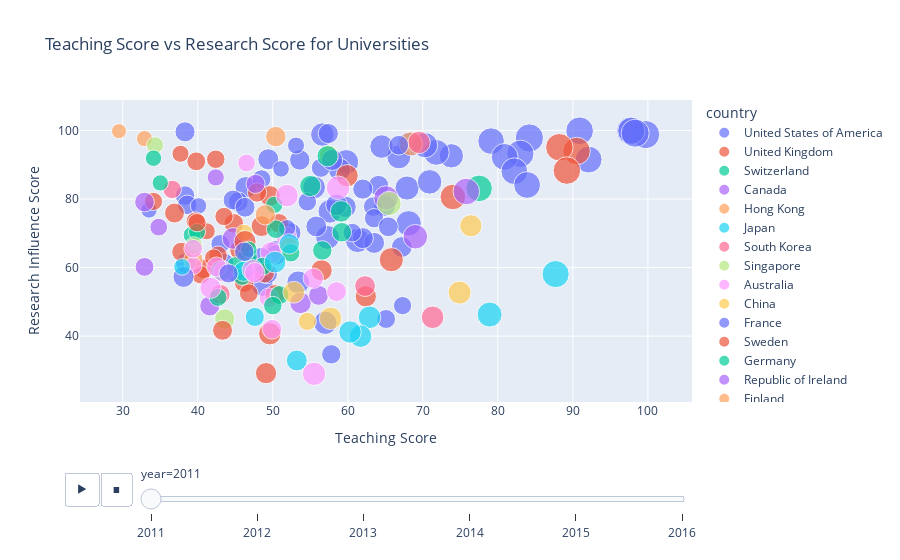

The cell this chart's notebook holds for it:
### Code cell
configure_plotly_browser_state()

fig = px.scatter(
    uni_df,
    x='teaching',
    y='citations',
    color='country',
    size='research',
    hover_name='university_name',
    hover_data=['world_rank', 'year'],
    title='Teaching Score vs Research Score for Universities from 2011 to 2016',
    labels={'citations': 'Research Influence Score', 'teaching': 'Teaching Score'},
    animation_frame='year'
)

fig.show()

### Figure 1 — Plotly figure (JSON) as saved in the notebook; plotly's stock layout.template omitted (floating-point values rounded to 4 significant figures; data arrays with more than 128 entries replaced by an {"elided": "..."} marker saying what was removed)
{"data": [{"customdata": {"elided": "72x2 mixed values"}, "hovertemplate": "<b>%{hovertext}</b><br><br>country=United States of America<br>year=%{customdata[1]}<br>Teaching Score=%{x}<br>Research Influence Score=%{y}<br>research=%{marker.size}<br>world_rank=%{customdata[0]}<extra></extra>", "hovertext": ["Harvard University", "California Institute of Technology", "Massachusetts Institute of Technology", "Stanford University", "Princeton University", "University of California, Berkeley", "Yale University", "University of California, Los Angeles", "University of Chicago", "Johns Hopkins University", "Cornell University", "University of Michigan", "Columbia University", "University of Pennsylvania", "Carnegie Mellon University", "University of Washington", "Duke University", "Northwestern University", "Georgia Institute of Technology", "University of California, Santa Barbara", "University of North Carolina at Chapel Hill", "University of California, San Diego", "University of Illinois at Urbana-Champaign", "Washington University in St Louis", "University of Wisconsin", "Rice University", "University of California, Irvine", "Vanderbilt University", "University of Minnesota", "Tufts University", "University of California, Davis", "Brown University", "University of Massachusetts", "Boston University", "New York University", "Emory University", "University of Notre Dame", "University of Pittsburgh", "Case Western Reserve University", "Ohio State University", "University of Colorado Boulder", "University of California, Santa Cruz", "Yeshiva University", "University of Virginia", "University of Southern California", "William & Mary", "Stony Brook University", "University of Utah", "Wake Forest University", "George Washington University", "University of Arizona", "University of Maryland, College Park", "Dartmouth College", "Rensselaer Polytechnic Institute", "Rutgers, the State University of New Jersey", "Purdue University", "Pennsylvania State University", "University of Hawai’i at Mānoa", "University of California, Riverside", "Michigan State University", "University of Iowa", "Indiana University", "Iowa State University", "Georgia Health Sciences University", "University of Delaware", "Arizona State University", "Boston College", "Georgetown University", "Drexel University", "University of Cincinnati", "Kent State University", "University of Illinois at Chicago"], "legendgroup": "United States of America", "marker": {"color": "#636efa", "size": [98.7, 98, 91.4, 98.1, 95.4, 99.3, 89.7, 92.9, 87.9, 89.2, 88.8, 89.1, 73.8, 82.7, 79.3, 77.1, 71.5, 68.8, 72.6, 68, 75.1, 76.3, 80.9, 63, 64.6, 50.6, 54.7, 59.5, 69.1, 52.3, 70.7, 57, 72.6, 51.9, 50.7, 48.4, 45.1, 58.3, 53.8, 54.9, 58.1, 50.4, 46.7, 55.4, 48.7, 36.1, 43.6, 54.2, 42.9, 43.1, 52.2, 48.6, 49.2, 54.6, 64.7, 67.8, 49.2, 47.6, 47.4, 52.7, 59.8, 42.5, 49.6, 41.7, 51.9, 44.1, 33.6, 44.7, 35.9, 40.4, 33.3, 46.8], "sizemode": "area", "sizeref": 0.2485, "symbol": "circle"}, "mode": "markers", "name": "United States of America", "orientation": "v", "showlegend": true, "x": [99.7, 97.7, 97.8, 98.3, 90.9, 84.2, 92.1, 83, 79.1, 80.9, 82.2, 83.9, 73.8, 71.8, 70.3, 68.2, 66.8, 64.5, 67.9, 56.6, 70.9, 59.8, 68.1, 58.9, 55.5, 57.4, 49.4, 64.9, 57.6, 64.1, 57.3, 59.7, 61.3, 53.6, 62, 63.4, 56.4, 58.5, 67.2, 63.5, 46.4, 38.3, 63.5, 62, 65.4, 53.1, 48.5, 55.8, 54.6, 60.6, 52.4, 45.4, 44.7, 50.5, 53.4, 57, 46.3, 38.3, 38.6, 50.4, 48.6, 48.5, 49.3, 67.3, 38.4, 43, 40.1, 65.1, 45, 43.6, 33.5, 57.8], "xaxis": "x", "y": [98.8, 99.9, 99.9, 99.2, 99.9, 97.8, 91.5, 93.2, 96.9, 92.3, 88.1, 84.1, 92.6, 93.6, 95.7, 95.9, 92.3, 95.3, 83.2, 98.8, 85, 90.8, 72.9, 88.6, 83.4, 99.1, 91.6, 78.1, 76.4, 83.9, 68.8, 77.7, 67.9, 91.4, 82.9, 77.8, 89.1, 78.3, 66, 67.2, 83.4, 99.6, 74.4, 68.6, 71.9, 95.6, 85.8, 72, 79.2, 70.2, 70.1, 79.2, 79.7, 64.9, 55.7, 43.9, 77.6, 81, 78.3, 63.7, 54.8, 63.2, 58.2, 48.9, 61.3, 66.9, 78, 45, 58.2, 61.5, 76.8, 34.7], "yaxis": "y", "type": "scatter"}, {"customdata": [["6", 2011], ["6", 2011], ["9", 2011], ["22", 2011], ["40", 2011], ["68", 2011], ["77", 2011], ["79", 2011], ["81", 2011], ["85", 2011], ["86", 2011], ["87", 2011], ["88", 2011], ["90", 2011], ["103", 2011], ["120", 2011], ["124", 2011], ["128", 2011], ["137", 2011], ["140", 2011], ["145", 2011], ["149", 2011], ["152", 2011], ["152", 2011], ["165", 2011], ["168", 2011], ["174", 2011], ["174", 2011], ["184", 2011]], "hovertemplate": "<b>%{hovertext}</b><br><br>country=United Kingdom<br>year=%{customdata[1]}<br>Teaching Score=%{x}<br>Research Influence Score=%{y}<br>research=%{marker.size}<br>world_rank=%{customdata[0]}<extra></extra>", "hovertext": ["University of Cambridge", "University of Oxford", "Imperial College London", "University College London", "University of Edinburgh", "University of Bristol", "King’s College London", "University of Sussex", "University of York", "Durham University", "London School of Economics and Political Science", "University of Manchester", "Royal Holloway, University of London", "University of Southampton", "University of St Andrews", "Queen Mary University of London", "Lancaster University", "University of Glasgow", "University of Sheffield", "University of Dundee", "University of Birmingham", "University of Aberdeen", "Birkbeck, University of London", "Newcastle University", "University of Liverpool", "University of Leeds", "University of East Anglia", "University of Nottingham", "University of Exeter"], "legendgroup": "United Kingdom", "marker": {"color": "#EF553B", "size": [94.1, 93.9, 94.5, 81.6, 61.9, 53.1, 54.5, 42.4, 46.2, 44.1, 56.2, 56.2, 36.2, 47.8, 47.7, 44.1, 41.9, 50.3, 49.2, 41, 50.7, 45.2, 35.8, 42.8, 47.8, 48, 40.4, 44.1, 42.5], "sizemode": "area", "sizeref": 0.2485, "symbol": "circle"}, "mode": "markers", "name": "United Kingdom", "orientation": "v", "showlegend": true, "x": [90.5, 88.2, 89.2, 74, 59.9, 49.6, 48.5, 42.4, 47.9, 39.8, 62.4, 56.5, 37.7, 50.8, 44.8, 39.7, 43.5, 45.6, 48.9, 34.1, 50.3, 37.8, 41.2, 42.7, 40.8, 46.2, 42.1, 46.8, 40.4], "xaxis": "x", "y": [94, 95.1, 88.3, 80.6, 86.8, 80.9, 72.1, 91.6, 81.9, 91, 51.6, 59.2, 93.2, 72.9, 72.9, 73.5, 74.9, 65.1, 58.4, 79.3, 52.1, 64.6, 70.6, 63.6, 59.6, 55.6, 62.8, 52.5, 57.9], "yaxis": "y", "type": "scatter"}, {"customdata": [["15", 2011], ["48", 2011], ["90", 2011], ["95", 2011], ["118", 2011], ["136", 2011]], "hovertemplate": "<b>%{hovertext}</b><br><br>country=Switzerland<br>year=%{customdata[1]}<br>Teaching Score=%{x}<br>Research Influence Score=%{y}<br>research=%{marker.size}<br>world_rank=%{customdata[0]}<extra></extra>", "hovertext": ["ETH Zurich – Swiss Federal Institute of Technology Zurich", "École Polytechnique Fédérale de Lausanne", "University of Zurich", "University of Basel", "University of Geneva", "University of Lausanne"], "legendgroup": "Switzerland", "marker": {"color": "#00cc96", "size": [87.8, 56.1, 47, 37.1, 49.7, 50.5], "sizemode": "area", "sizeref": 0.2485, "symbol": "circle"}, "mode": "markers", "name": "Switzerland", "orientation": "v", "showlegend": true, "x": [77.5, 55, 56.6, 50.2, 46.6, 43.1], "xaxis": "x", "y": [83.1, 83.8, 65, 78.3, 63.1, 59.1], "yaxis": "y", "type": "scatter"}, {"customdata": [["17", 2011], ["30", 2011], ["35", 2011], ["93", 2011], ["127", 2011], ["130", 2011], ["138", 2011], ["193", 2011], ["199", 2011]], "hovertemplate": "<b>%{hovertext}</b><br><br>country=Canada<br>year=%{customdata[1]}<br>Teaching Score=%{x}<br>Research Influence Score=%{y}<br>research=%{marker.size}<br>world_rank=%{customdata[0]}<extra></extra>", "hovertext": ["University of Toronto", "University of British Columbia", "McGill University", "McMaster University", "University of Alberta", "University of Victoria", "University of Montreal", "Dalhousie University", "Simon Fraser University"], "legendgroup": "Canada", "marker": {"color": "#ab63fa", "size": [87.9, 74.8, 74.9, 58.7, 58, 48.3, 49.4, 50.2, 44.2], "sizemode": "area", "sizeref": 0.2485, "symbol": "circle"}, "mode": "markers", "name": "Canada", "orientation": "v", "showlegend": true, "x": [75.8, 65.1, 69, 44.7, 53.7, 32.9, 56.1, 41.6, 32.9], "xaxis": "x", "y": [82.2, 80.3, 69, 68.5, 49.7, 79.1, 51.9, 48.8, 60.2], "yaxis": "y", "type": "scatter"}, {"customdata": [["21", 2011], ["41", 2011], ["111", 2011], ["149", 2011]], "hovertemplate": "<b>%{hovertext}</b><br><br>country=Hong Kong<br>year=%{customdata[1]}<br>Teaching Score=%{x}<br>Research Influence Score=%{y}<br>research=%{marker.size}<br>world_rank=%{customdata[0]}<extra></extra>", "hovertext": ["University of Hong Kong", "Hong Kong University of Science and Technology", "Hong Kong Baptist University", "Hong Kong Polytechnic University"], "legendgroup": "Hong Kong", "marker": {"color": "#FFA15A", "size": [71.4, 51.8, 32.5, 45.7], "sizemode": "area", "sizeref": 0.2485, "symbol": "circle"}, "mode": "markers", "name": "Hong Kong", "orientation": "v", "showlegend": true, "x": [68.4, 50.4, 32.9, 39.4], "xaxis": "x", "y": [96.1, 98.2, 97.6, 62.4], "yaxis": "y", "type": "scatter"}, {"customdata": [["26", 2011], ["57", 2011], ["112", 2011], ["130", 2011], ["132", 2011]], "hovertemplate": "<b>%{hovertext}</b><br><br>country=Japan<br>year=%{customdata[1]}<br>Teaching Score=%{x}<br>Research Influence Score=%{y}<br>research=%{marker.size}<br>world_rank=%{customdata[0]}<extra></extra>", "hovertext": ["University of Tokyo", "Kyoto University", "Tokyo Institute of Technology", "Osaka University", "Tohoku University"], "legendgroup": "Japan", "marker": {"color": "#19d3f3", "size": [91.9, 77.7, 63.4, 63.4, 62.5], "sizemode": "area", "sizeref": 0.2485, "symbol": "circle"}, "mode": "markers", "name": "Japan", "orientation": "v", "showlegend": true, "x": [87.7, 78.9, 62.9, 61.7, 60.3], "xaxis": "x", "y": [58.1, 46.3, 45.5, 40, 41.2], "yaxis": "y", "type": "scatter"}, {"customdata": [["28", 2011], ["79", 2011], ["109", 2011], ["190", 2011]], "hovertemplate": "<b>%{hovertext}</b><br><br>country=South Korea<br>year=%{customdata[1]}<br>Teaching Score=%{x}<br>Research Influence Score=%{y}<br>research=%{marker.size}<br>world_rank=%{customdata[0]}<extra></extra>", "hovertext": ["Pohang University of Science and Technology", "Korea Advanced Institute of Science and Technology (KAIST)", "Seoul National University", "Yonsei University"], "legendgroup": "South Korea", "marker": {"color": "#FF6692", "size": [62.5, 63.4, 54.1, 48.7], "sizemode": "area", "sizeref": 0.2485, "symbol": "circle"}, "mode": "markers", "name": "South Korea", "orientation": "v", "showlegend": true, "x": [69.5, 71.3, 62.3, 43], "xaxis": "x", "y": [96.5, 45.5, 54.6, 52.2], "yaxis": "y", "type": "scatter"}, {"customdata": [["34", 2011], ["174", 2011]], "hovertemplate": "<b>%{hovertext}</b><br><br>country=Singapore<br>year=%{customdata[1]}<br>Teaching Score=%{x}<br>Research Influence Score=%{y}<br>research=%{marker.size}<br>world_rank=%{customdata[0]}<extra></extra>", "hovertext": ["National University of Singapore", "Nanyang Technological University"], "legendgroup": "Singapore", "marker": {"color": "#B6E880", "size": [72.6, 51.7], "sizemode": "area", "sizeref": 0.2485, "symbol": "circle"}, "mode": "markers", "name": "Singapore", "orientation": "v", "showlegend": true, "x": [65.5, 43.6], "xaxis": "x", "y": [78.7, 45], "yaxis": "y", "type": "scatter"}, {"customdata": [["36", 2011], ["43", 2011], ["71", 2011], ["73", 2011], ["81", 2011], ["152", 2011], ["178", 2011]], "hovertemplate": "<b>%{hovertext}</b><br><br>country=Australia<br>year=%{customdata[1]}<br>Teaching Score=%{x}<br>Research Influence Score=%{y}<br>research=%{marker.size}<br>world_rank=%{customdata[0]}<extra></extra>", "hovertext": ["University of Melbourne", "Australian National University", "University of Sydney", "University of Adelaide", "The University of Queensland", "University of New South Wales", "Monash University"], "legendgroup": "Australia", "marker": {"color": "#FF97FF", "size": [69.2, 62.4, 61.9, 38.8, 53.4, 48.9, 38.8], "sizemode": "area", "sizeref": 0.2485, "symbol": "circle"}, "mode": "markers", "name": "Australia", "orientation": "v", "showlegend": true, "x": [58.7, 51.9, 49.8, 46.5, 51.8, 49.5, 39.4], "xaxis": "x", "y": [83.3, 81, 64.3, 90.5, 69, 51.2, 60.5], "yaxis": "y", "type": "scatter"}, {"customdata": [["37", 2011], ["49", 2011], ["58", 2011], ["120", 2011], ["171", 2011], ["197", 2011]], "hovertemplate": "<b>%{hovertext}</b><br><br>country=China<br>year=%{customdata[1]}<br>Teaching Score=%{x}<br>Research Influence Score=%{y}<br>research=%{marker.size}<br>world_rank=%{customdata[0]}<extra></extra>", "hovertext": ["Peking University", "University of Science and Technology of China", "Tsinghua University", "Nanjing University", "Sun Yat-sen University", "Zhejiang University"], "legendgroup": "China", "marker": {"color": "#FECB52", "size": [61.3, 48.6, 66.6, 46.2, 34.7, 41.3], "sizemode": "area", "sizeref": 0.2485, "symbol": "circle"}, "mode": "markers", "name": "China", "orientation": "v", "showlegend": true, "x": [76.4, 57.5, 74.9, 52.2, 46.2, 54.6], "xaxis": "x", "y": [72.2, 92.7, 52.7, 66, 70.2, 44.3], "yaxis": "y", "type": "scatter"}, {"customdata": [["39", 2011], ["42", 2011], ["100", 2011], ["140", 2011]], "hovertemplate": "<b>%{hovertext}</b><br><br>country=France<br>year=%{customdata[1]}<br>Teaching Score=%{x}<br>Research Influence Score=%{y}<br>research=%{marker.size}<br>world_rank=%{customdata[0]}<extra></extra>", "hovertext": ["École Polytechnique", "École Normale Supérieure", "École Normale Supérieure de Lyon", "Pierre and Marie Curie University"], "legendgroup": "France", "marker": {"color": "#636efa", "size": [56.1, 48.2, 34.4, 37.2], "sizemode": "area", "sizeref": 0.2485, "symbol": "circle"}, "mode": "markers", "name": "France", "orientation": "v", "showlegend": true, "x": [57.9, 66.8, 51.1, 51.9], "xaxis": "x", "y": [91.4, 95.7, 88.8, 71.5], "yaxis": "y", "type": "scatter"}, {"customdata": [["43", 2011], ["89", 2011], ["129", 2011], ["147", 2011], ["193", 2011], ["199", 2011]], "hovertemplate": "<b>%{hovertext}</b><br><br>country=Sweden<br>year=%{customdata[1]}<br>Teaching Score=%{x}<br>Research Influence Score=%{y}<br>research=%{marker.size}<br>world_rank=%{customdata[0]}<extra></extra>", "hovertext": ["Karolinska Institute", "Lund University", "Stockholm University", "Uppsala University", "KTH Royal Institute of Technology", "Swedish University of Agricultural Sciences"], "legendgroup": "Sweden", "marker": {"color": "#EF553B", "size": [72.7, 60.8, 49.2, 62.2, 56.2, 49.5], "sizemode": "area", "sizeref": 0.2485, "symbol": "circle"}, "mode": "markers", "name": "Sweden", "orientation": "v", "showlegend": true, "x": [65.8, 46.3, 36.9, 49.6, 49.1, 43.3], "xaxis": "x", "y": [62.3, 67.6, 75.9, 40.7, 29.2, 41.7], "yaxis": "y", "type": "scatter"}, {"customdata": [["43", 2011], ["61", 2011], ["83", 2011], ["101", 2011], ["132", 2011], ["168", 2011], ["172", 2011], ["173", 2011], ["178", 2011], ["178", 2011], ["182", 2011], ["186", 2011], ["187", 2011], ["189", 2011]], "hovertemplate": "<b>%{hovertext}</b><br><br>country=Germany<br>year=%{customdata[1]}<br>Teaching Score=%{x}<br>Research Influence Score=%{y}<br>research=%{marker.size}<br>world_rank=%{customdata[0]}<extra></extra>", "hovertext": ["University of Göttingen", "LMU Munich", "Heidelberg University", "Technical University of Munich", "University of Freiburg", "University of Würzburg", "Goethe University Frankfurt", "Bielefeld University", "Humboldt University of Berlin", "University of Bonn", "RWTH Aachen University", "University of Konstanz", "Karlsruhe Institute of Technology", "University of Tübingen"], "legendgroup": "Germany", "marker": {"color": "#00cc96", "size": [55.9, 57.5, 47.5, 43.2, 41.4, 40.9, 37.3, 35.7, 44.5, 33.8, 42.5, 40.1, 35.4, 36.3], "sizemode": "area", "sizeref": 0.2485, "symbol": "circle"}, "mode": "markers", "name": "Germany", "orientation": "v", "showlegend": true, "x": [57.3, 59.1, 59.2, 50.4, 52.4, 48.7, 39.2, 39.9, 50.9, 46.8, 50, 42.7, 45, 45.9], "xaxis": "x", "y": [92.5, 76.4, 70.3, 71.2, 64.3, 60.4, 69.5, 70.4, 52, 65.3, 48.9, 51.3, 60.7, 57.3], "yaxis": "y", "type": "scatter"}, {"customdata": [["76", 2011], ["94", 2011]], "hovertemplate": "<b>%{hovertext}</b><br><br>country=Republic of Ireland<br>year=%{customdata[1]}<br>Teaching Score=%{x}<br>Research Influence Score=%{y}<br>research=%{marker.size}<br>world_rank=%{customdata[0]}<extra></extra>", "hovertext": ["Trinity College Dublin", "University College Dublin"], "legendgroup": "Republic of Ireland", "marker": {"color": "#ab63fa", "size": [45.3, 36.6], "sizemode": "area", "sizeref": 0.2485, "symbol": "circle"}, "mode": "markers", "name": "Republic of Ireland", "orientation": "v", "showlegend": true, "x": [47.7, 42.4], "xaxis": "x", "y": [84.4, 86.3], "yaxis": "y", "type": "scatter"}, {"customdata": [["102", 2011]], "hovertemplate": "<b>%{hovertext}</b><br><br>country=Finland<br>year=%{customdata[1]}<br>Teaching Score=%{x}<br>Research Influence Score=%{y}<br>research=%{marker.size}<br>world_rank=%{customdata[0]}<extra></extra>", "hovertext": ["University of Helsinki"], "legendgroup": "Finland", "marker": {"color": "#FFA15A", "size": [51.4], "sizemode": "area", "sizeref": 0.2485, "symbol": "circle"}, "mode": "markers", "name": "Finland", "orientation": "v", "showlegend": true, "x": [49], "xaxis": "x", "y": [75.4], "yaxis": "y", "type": "scatter"}, {"customdata": [["107", 2011], ["115", 2011], ["163", 2011], ["181", 2011]], "hovertemplate": "<b>%{hovertext}</b><br><br>country=Taiwan<br>year=%{customdata[1]}<br>Teaching Score=%{x}<br>Research Influence Score=%{y}<br>research=%{marker.size}<br>world_rank=%{customdata[0]}<extra></extra>", "hovertext": ["National Tsing Hua University", "National Taiwan University", "National Sun Yat-Sen University", "National Chiao Tung University"], "legendgroup": "Taiwan", "marker": {"color": "#19d3f3", "size": [52.6, 59, 50.6, 54.4], "sizemode": "area", "sizeref": 0.2485, "symbol": "circle"}, "mode": "markers", "name": "Taiwan", "orientation": "v", "showlegend": true, "x": [52.2, 50.3, 46.1, 53.2], "xaxis": "x", "y": [66.9, 61.6, 58.9, 32.9], "yaxis": "y", "type": "scatter"}, {"customdata": [["107", 2011]], "hovertemplate": "<b>%{hovertext}</b><br><br>country=South Africa<br>year=%{customdata[1]}<br>Teaching Score=%{x}<br>Research Influence Score=%{y}<br>research=%{marker.size}<br>world_rank=%{customdata[0]}<extra></extra>", "hovertext": ["University of Cape Town"], "legendgroup": "South Africa", "marker": {"color": "#FF6692", "size": [42.1], "sizemode": "area", "sizeref": 0.2485, "symbol": "circle"}, "mode": "markers", "name": "South Africa", "orientation": "v", "showlegend": true, "x": [36.6], "xaxis": "x", "y": [82.8], "yaxis": "y", "type": "scatter"}, {"customdata": [["112", 2011], ["183", 2011]], "hovertemplate": "<b>%{hovertext}</b><br><br>country=Turkey<br>year=%{customdata[1]}<br>Teaching Score=%{x}<br>Research Influence Score=%{y}<br>research=%{marker.size}<br>world_rank=%{customdata[0]}<extra></extra>", "hovertext": ["Bilkent University", "Middle East Technical University"], "legendgroup": "Turkey", "marker": {"color": "#B6E880", "size": [36.1, 39.5], "sizemode": "area", "sizeref": 0.2485, "symbol": "circle"}, "mode": "markers", "name": "Turkey", "orientation": "v", "showlegend": true, "x": [34.3, 39.5], "xaxis": "x", "y": [95.7, 66.4], "yaxis": "y", "type": "scatter"}, {"customdata": [["114", 2011], ["124", 2011], ["139", 2011], ["143", 2011], ["144", 2011], ["151", 2011], ["159", 2011], ["165", 2011], ["170", 2011], ["185", 2011]], "hovertemplate": "<b>%{hovertext}</b><br><br>country=Netherlands<br>year=%{customdata[1]}<br>Teaching Score=%{x}<br>Research Influence Score=%{y}<br>research=%{marker.size}<br>world_rank=%{customdata[0]}<extra></extra>", "hovertext": ["Eindhoven University of Technology", "Leiden University", "VU University Amsterdam", "Utrecht University", "Wageningen University and Research Center", "Delft University of Technology", "Erasmus University Rotterdam", "University of Amsterdam", "University of Groningen", "University of Twente"], "legendgroup": "Netherlands", "marker": {"color": "#FF97FF", "size": [51.7, 54.9, 51.6, 53, 48.8, 67.7, 43.6, 49.2, 56.4, 48.3], "sizemode": "area", "sizeref": 0.2485, "symbol": "circle"}, "mode": "markers", "name": "Netherlands", "orientation": "v", "showlegend": true, "x": [55.4, 47.3, 47.6, 43.4, 58.5, 55.5, 39.4, 42.5, 41.7, 49.9], "xaxis": "x", "y": [56.9, 59.3, 58.5, 58.8, 53, 29, 65.5, 60.2, 54.1, 42], "yaxis": "y", "type": "scatter"}, {"customdata": [["119", 2011], ["124", 2011]], "hovertemplate": "<b>%{hovertext}</b><br><br>country=Belgium<br>year=%{customdata[1]}<br>Teaching Score=%{x}<br>Research Influence Score=%{y}<br>research=%{marker.size}<br>world_rank=%{customdata[0]}<extra></extra>", "hovertext": ["KU Leuven", "Ghent University"], "legendgroup": "Belgium", "marker": {"color": "#FECB52", "size": [62.9, 59.1], "sizemode": "area", "sizeref": 0.2485, "symbol": "circle"}, "mode": "markers", "name": "Belgium", "orientation": "v", "showlegend": true, "x": [57.7, 52.8], "xaxis": "x", "y": [45.2, 52.8], "yaxis": "y", "type": "scatter"}, {"customdata": [["122", 2011], ["167", 2011], ["177", 2011]], "hovertemplate": "<b>%{hovertext}</b><br><br>country=Denmark<br>year=%{customdata[1]}<br>Teaching Score=%{x}<br>Research Influence Score=%{y}<br>research=%{marker.size}<br>world_rank=%{customdata[0]}<extra></extra>", "hovertext": ["Technical University of Denmark", "Aarhus University", "University of Copenhagen"], "legendgroup": "Denmark", "marker": {"color": "#636efa", "size": [46.9, 55.6, 45.7], "sizemode": "area", "sizeref": 0.2485, "symbol": "circle"}, "mode": "markers", "name": "Denmark", "orientation": "v", "showlegend": true, "x": [46.2, 38.1, 44.1], "xaxis": "x", "y": [64.6, 57.3, 58.3], "yaxis": "y", "type": "scatter"}, {"customdata": [["135", 2011]], "hovertemplate": "<b>%{hovertext}</b><br><br>country=Norway<br>year=%{customdata[1]}<br>Teaching Score=%{x}<br>Research Influence Score=%{y}<br>research=%{marker.size}<br>world_rank=%{customdata[0]}<extra></extra>", "hovertext": ["University of Bergen"], "legendgroup": "Norway", "marker": {"color": "#EF553B", "size": [42.1], "sizemode": "area", "sizeref": 0.2485, "symbol": "circle"}, "mode": "markers", "name": "Norway", "orientation": "v", "showlegend": true, "x": [39.9], "xaxis": "x", "y": [73.1], "yaxis": "y", "type": "scatter"}, {"customdata": [["142", 2011], ["155", 2011]], "hovertemplate": "<b>%{hovertext}</b><br><br>country=Spain<br>year=%{customdata[1]}<br>Teaching Score=%{x}<br>Research Influence Score=%{y}<br>research=%{marker.size}<br>world_rank=%{customdata[0]}<extra></extra>", "hovertext": ["University of Barcelona", "Pompeu Fabra University"], "legendgroup": "Spain", "marker": {"color": "#00cc96", "size": [33.7, 33], "sizemode": "area", "sizeref": 0.2485, "symbol": "circle"}, "mode": "markers", "name": "Spain", "orientation": "v", "showlegend": true, "x": [34.1, 35], "xaxis": "x", "y": [91.9, 84.7], "yaxis": "y", "type": "scatter"}, {"customdata": [["145", 2011]], "hovertemplate": "<b>%{hovertext}</b><br><br>country=New Zealand<br>year=%{customdata[1]}<br>Teaching Score=%{x}<br>Research Influence Score=%{y}<br>research=%{marker.size}<br>world_rank=%{customdata[0]}<extra></extra>", "hovertext": ["University of Auckland"], "legendgroup": "New Zealand", "marker": {"color": "#ab63fa", "size": [39.2], "sizemode": "area", "sizeref": 0.2485, "symbol": "circle"}, "mode": "markers", "name": "New Zealand", "orientation": "v", "showlegend": true, "x": [34.8], "xaxis": "x", "y": [71.8], "yaxis": "y", "type": "scatter"}, {"customdata": [["147", 2011]], "hovertemplate": "<b>%{hovertext}</b><br><br>country=Egypt<br>year=%{customdata[1]}<br>Teaching Score=%{x}<br>Research Influence Score=%{y}<br>research=%{marker.size}<br>world_rank=%{customdata[0]}<extra></extra>", "hovertext": ["Alexandria University"], "legendgroup": "Egypt", "marker": {"color": "#FFA15A", "size": [28], "sizemode": "area", "sizeref": 0.2485, "symbol": "circle"}, "mode": "markers", "name": "Egypt", "orientation": "v", "showlegend": true, "x": [29.5], "xaxis": "x", "y": [99.8], "yaxis": "y", "type": "scatter"}, {"customdata": [["187", 2011], ["195", 2011]], "hovertemplate": "<b>%{hovertext}</b><br><br>country=Austria<br>year=%{customdata[1]}<br>Teaching Score=%{x}<br>Research Influence Score=%{y}<br>research=%{marker.size}<br>world_rank=%{customdata[0]}<extra></extra>", "hovertext": ["University of Innsbruck", "University of Vienna"], "legendgroup": "Austria", "marker": {"color": "#19d3f3", "size": [34.8, 45.7], "sizemode": "area", "sizeref": 0.2485, "symbol": "circle"}, "mode": "markers", "name": "Austria", "orientation": "v", "showlegend": true, "x": [37.9, 47.6], "xaxis": "x", "y": [60.2, 45.6], "yaxis": "y", "type": "scatter"}], "layout": {"xaxis": {"anchor": "y", "domain": [0, 1], "title": {"text": "Teaching Score"}}, "yaxis": {"anchor": "x", "domain": [0, 1], "title": {"text": "Research Influence Score"}}, "legend": {"title": {"text": "country"}, "tracegroupgap": 0, "itemsizing": "constant"}, "title": {"text": "Teaching Score vs Research Score for Universities"}, "updatemenus": [{"buttons": [{"args": [null, {"frame": {"duration": 500, "redraw": false}, "mode": "immediate", "fromcurrent": true, "transition": {"duration": 500, "easing": "linear"}}], "label": "&#9654;", "method": "animate"}, {"args": [[null], {"frame": {"duration": 0, "redraw": false}, "mode": "immediate", "fromcurrent": true, "transition": {"duration": 0, "easing": "linear"}}], "label": "&#9724;", "method": "animate"}], "direction": "left", "pad": {"r": 10, "t": 70}, "showactive": false, "type": "buttons", "x": 0.1, "xanchor": "right", "y": 0, "yanchor": "top"}], "sliders": [{"active": 0, "currentvalue": {"prefix": "year="}, "len": 0.9, "pad": {"b": 10, "t": 60}, "steps": [{"args": [["2011"], {"frame": {"duration": 0, "redraw": false}, "mode": "immediate", "fromcurrent": true, "transition": {"duration": 0, "easing": "linear"}}], "label": "2011", "method": "animate"}, {"args": [["2012"], {"frame": {"duration": 0, "redraw": false}, "mode": "immediate", "fromcurrent": true, "transition": {"duration": 0, "easing": "linear"}}], "label": "2012", "method": "animate"}, {"args": [["2013"], {"frame": {"duration": 0, "redraw": false}, "mode": "immediate", "fromcurrent": true, "transition": {"duration": 0, "easing": "linear"}}], "label": "2013", "method": "animate"}, {"args": [["2014"], {"frame": {"duration": 0, "redraw": false}, "mode": "immediate", "fromcurrent": true, "transition": {"duration": 0, "easing": "linear"}}], "label": "2014", "method": "animate"}, {"args": [["2015"], {"frame": {"duration": 0, "redraw": false}, "mode": "immediate", "fromcurrent": true, "transition": {"duration": 0, "easing": "linear"}}], "label": "2015", "method": "animate"}, {"args": [["2016"], {"frame": {"duration": 0, "redraw": false}, "mode": "immediate", "fromcurrent": true, "transition": {"duration": 0, "easing": "linear"}}], "label": "2016", "method": "animate"}], "x": 0.1, "xanchor": "left", "y": 0, "yanchor": "top"}]}}
